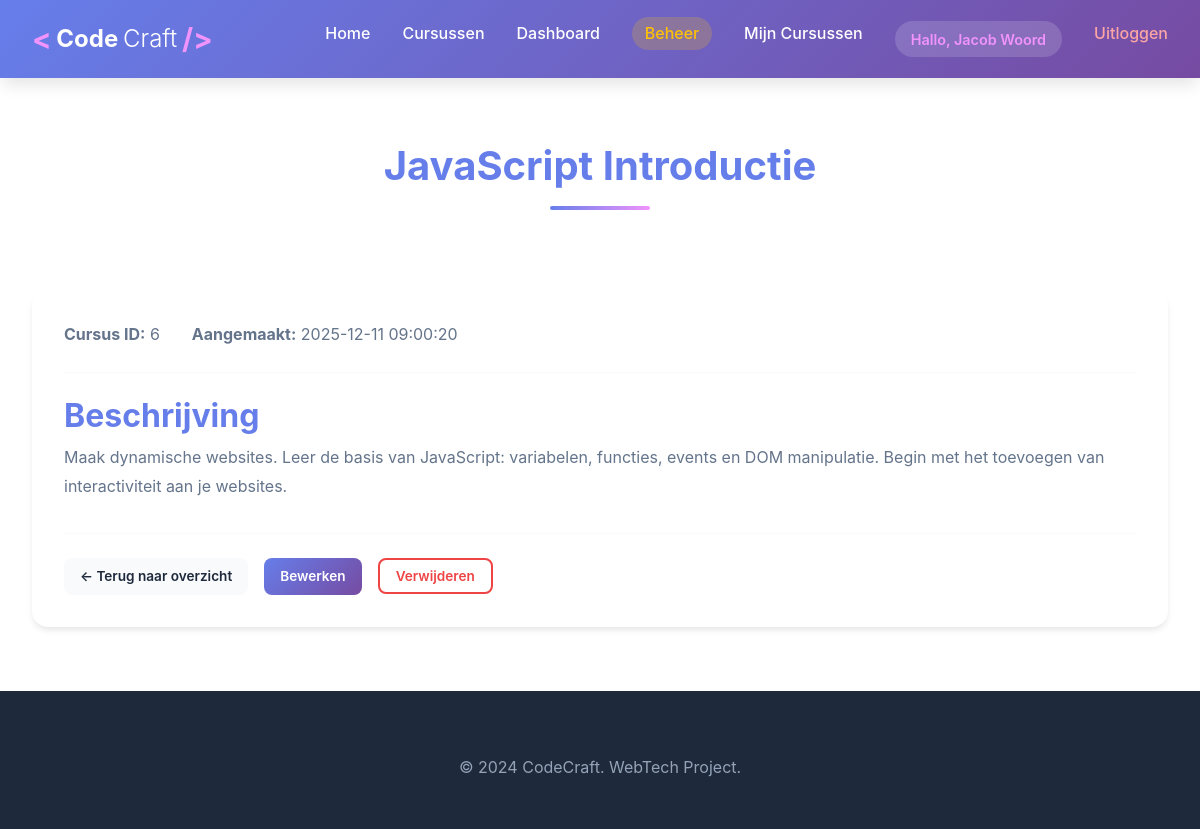
/courses/6 (signed in), run on the app's committed database.
### tables this page shows
CREATE TABLE courses (
            id INTEGER PRIMARY KEY AUTOINCREMENT,
            title TEXT NOT NULL,
            description TEXT,
            created_at DATETIME DEFAULT CURRENT_TIMESTAMP
        );

### py/app.py (the view)
@app.route('/courses/<int:id>')
@admin_required
def view_course(id):
    conn = get_db()
    cursor = conn.cursor()
    cursor.execute('SELECT * FROM courses WHERE id = ?', (id,))
    course = cursor.fetchone()
    conn.close()
    if not course:
        flash('Cursus niet gevonden', 'error')
        return redirect(url_for('list_courses'))
    return render_template('course_detail.html', course=course)

### py/app.py (called while the page is built)
def get_db():
    conn = sqlite3.connect(DATABASE)
    conn.row_factory = sqlite3.Row
    return conn

def admin_required(f):
    @wraps(f)
    def decorated_function(*args, **kwargs):
        if 'user_id' not in session:
            flash('Je moet ingelogd zijn om deze pagina te bekijken.', 'error')
            return redirect(url_for('login_page'))
        if not session.get('is_admin'):
            flash('Je hebt geen toegang tot deze pagina.', 'error')
            return redirect(url_for('index'))
        return f(*args, **kwargs)
    return decorated_function

@app.context_processor
def inject_user():
    return {
        'logged_in': 'user_id' in session,
        'user_name': session.get('user_name'),
        'user_email': session.get('user_email'),
        'is_admin': session.get('is_admin', False)
    }

### templates/course_detail.html (shortened to what this page needs)
{% extends "base.html" %}
{% block content %}
<section class="contact" id="course-detail">
    <div class="container">
        <h2>{{ course.title }}</h2>
        <div class="course-detail-card">
            <div class="course-meta">
                <p><strong>Cursus ID:</strong> {{ course.id }}</p>
                <p><strong>Aangemaakt:</strong> {{ course['created_at'] }}</p>
            </div>
            <div class="course-description">
                <h3>Beschrijving</h3>
                <p>{{ course.description }}</p>
            </div>
            <div class="course-detail-actions">
                <a href="{{ url_for('list_courses') }}" class="btn-action btn-back">&larr; Terug naar overzicht</a>
                <a href="{{ url_for('edit_course', id=course.id) }}" class="btn-action btn-edit">Bewerken</a>
                <form action="{{ url_for('delete_course', id=course.id) }}" method="POST" style="display: inline;">
                    <button type="submit" class="btn-action btn-delete" onclick="return confirm('Weet je zeker dat je deze cursus wilt verwijderen?')">Verwijderen</button>
                </form>
            </div>
        </div>
    </div>
</section>
{% endblock %}

### static/style.css (style rules this page uses)
:root { --primary-color: #667eea; --primary-dark: #5568d3; --secondary-color: #764ba2; --accent-color: #f093fb; --success-color: #4ade80; --warning-color: #fbbf24; --danger-color: #ef4444; --bg-primary: #ffffff; --bg-secondary: #f8fafc; --bg-dark: #1e293b; --text-primary: #1e293b; --text-secondary: #64748b; --text-light: #94a3b8; --spacing-xs: 0.5rem; --spacing-sm: 1rem; --spacing-md: 2rem; --spacing-lg: 4rem; --spacing-xl: 6rem; --radius-sm: 0.25rem; --radius-md: 0.5rem; --radius-lg: 1rem; --radius-xl: 2rem; --shadow-sm: 0 1px 2px 0 rgb(0 0 0 / 0.05); --shadow-md: 0 4px 6px -1px rgb(0 0 0 / 0.1); --shadow-lg: 0 10px 15px -3px rgb(0 0 0 / 0.1); --shadow-xl: 0 20px 25px -5px rgb(0 0 0 / 0.1); --transition-fast: 0.15s ease; --transition-base: 0.3s ease; --transition-slow: 0.5s ease; }
* { margin: 0; padding: 0; box-sizing: border-box; }
html { scroll-behavior: smooth; }
body { font-family: -apple-system, BlinkMacSystemFont, 'Segoe UI', Roboto, 'Helvetica Neue', Arial, sans-serif; line-height: 1.6; color: var(--text-primary); background: var(--bg-primary); }
h1, h2, h3, h4, h5, h6 { line-height: 1.2; font-weight: 700; }
h2 { font-size: 2.5rem; }
h3 { font-size: 2rem; }
p { margin-bottom: 1rem; }
a { color: var(--primary-color); transition: color var(--transition-base); }
.container { max-width: 1200px; margin: 0 auto; padding: 0 var(--spacing-md); }
section { padding: var(--spacing-lg) 0; }
h2 { color: var(--primary-color); margin-bottom: var(--spacing-md); text-align: center; position: relative; display: inline-block; width: 100%; }
h2::after { content: ''; display: block; width: 100px; height: 4px; background: linear-gradient(90deg, var(--primary-color), var(--accent-color)); margin: 1rem auto; border-radius: 2px; }
.course-description { color: var(--text-secondary); margin-bottom: 1.5rem; }
.btn-action { display: inline-block; padding: 0.5rem 1rem; border-radius: var(--radius-md); font-size: 0.85rem; font-weight: 600; text-decoration: none; transition: all var(--transition-fast); border: none; cursor: pointer; font-family: inherit; }
.btn-edit { background: linear-gradient(135deg, var(--primary-color), var(--secondary-color)); color: white; }
.btn-delete { background: transparent; color: var(--danger-color); border: 2px solid var(--danger-color); }
.btn-back { background: var(--bg-secondary); color: var(--text-primary); }
.course-detail-card { background: white; border-radius: var(--radius-lg); padding: var(--spacing-md); box-shadow: var(--shadow-md); margin-top: var(--spacing-md); }
.course-meta { display: flex; gap: 2rem; margin-bottom: 1.5rem; padding-bottom: 1.5rem; border-bottom: 1px solid var(--bg-secondary); color: var(--text-secondary); }
.course-meta p { margin: 0; }
.course-description h3 { color: var(--primary-color); margin-bottom: 0.5rem; }
.course-description p { color: var(--text-secondary); line-height: 1.8; }
.course-detail-actions { display: flex; gap: 1rem; margin-top: 2rem; padding-top: 1.5rem; border-top: 1px solid var(--bg-secondary); flex-wrap: wrap; }

### data on the page
courses: title "JavaScript Introductie", id "6", created_at "2025-12-11 09:00:20", description "Maak dynamische websites. Leer de basis van JavaScript: variabelen, functies, events en DOM manipulatie. Begin met het toevoegen van interactiviteit aan je websites."

### other printed values
{{ user_name }} "Jacob Woord"
